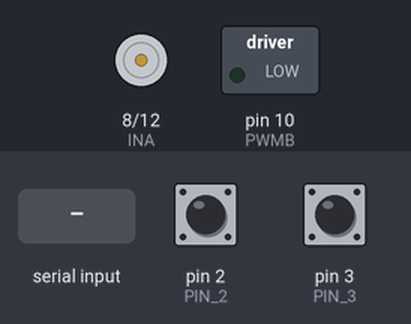
Bench run of a sketch on a simulated Arduino Uno, built with avr-gcc and run on an emulated ATmega328P. Parts: motor-driver pin pairs drawn as motors (green arrow = first pin HIGH = forward, orange = second pin HIGH = backward, longer = more drive, scaled by the enable pin), switched loads named in the sketch (green lamp = pin HIGH). The test bench sets the inputs (shaded band); at power-on: pin 2 (PIN_2) HIGH, pin 3 (PIN_3) HIGH. What the sketch prints to the serial monitor is not drawn.

Above: at 1.2 s.
1.3 s: "f" received over Serial
At 1.6 s:
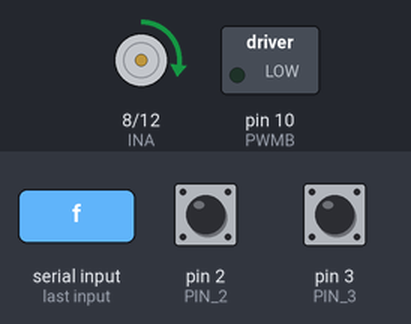
2.8 s: "b" received over Serial
At 3.9 s:
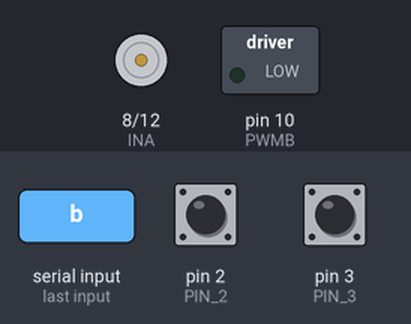
Timing chart, 0 to 5.8 s (numbered marks = the images above; inputs shaded):
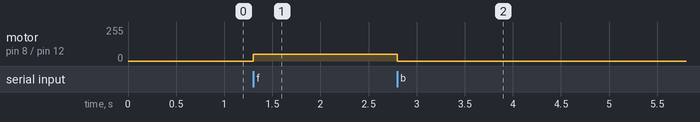

Measured:
- after the input at 1.3 s, motor on pin 8 (INA) / pin 12 (INB): stopped → forward 50/255 at once
- after the input at 2.8 s, motor on pin 8 (INA) / pin 12 (INB): forward 50/255 → stopped at once

The sketch:

encoder_v2.ino
```cpp
/* This Project is easy PID control with encoder,
 * it apply in the motor controller and caclulator the RPM.
 *
 *
 * The encoder signal is A leader to B 90 angle , so that like as picture is CW.
 *				__	  __
 *         A __|  |__|	|__
 *             	  __    __
 *		   B   __|  |__|  |__
 *
 *
 * JackABK
 * Github: https://github.com/JackABK
 * E-mail: gn771018@hotmail.com
 *
 */


/*define the pin set*/
const int interruptNumber_0  = 0; /*interrupt 0 on the number pin2*/
const int interruptNumber_1 =  1; /*interrupt 1 on the number pin3*/
const int PIN_2 = 2 ; /*encoder_left phase A  signal , will trigger interrupt 0*/
const int PIN_4 = 4 ; /*encoder_left phase B  signal*/
const int PIN_3 = 3 ; /*encoder_right phase A signal , will trigger interrupt 1*/
const int PIN_5 = 5 ; /*encoder_right phase A signal*/
/*pwm regulate of two motor */
int SpeedValue_right;
int SpeedValue_left;

#define INA  8 /*motor A reversing control pin*/
#define PWMA  11 //motor A speed control pin*/
#define INB  12 //motor B reversing control pin
#define PWMB  10 //motor B speed control pin
#define SpeedValue 50

/*encoder1's rmp1 setting*/
int rpm1 = 0;
int rpm1_HIGH = 0;
int rpm1_LOW = 0;
int count1 = 0 ;
/*encoder2's rmp2* setting*/
int rpm2 = 0;
int rpm2_HIGH = 0;
int rpm2_LOW = 0;
int count2 = 0 ;

unsigned long time = 0;
unsigned long old_time = 0;
unsigned long time_delay = 0;
byte CHECK_CW_OR_CCW; /*use for check the motor is CW or CCW*/
byte flag;
/*Global var setting*/
char val;
char acpt_cmd_temp[2]; /* parse the command from uart*/
char acpt_cmd ;
void setup()
{
	/*MotorA and MotorB*/
	pinMode(INA,OUTPUT);
	pinMode(INB,OUTPUT);
	pinMode(PWMA,OUTPUT);
	pinMode(PWMB,OUTPUT);
	/*encoder_left and encoder_right */
	pinMode(PIN_2,INPUT);
	pinMode(PIN_4,INPUT);
	pinMode(PIN_3,INPUT);
	pinMode(PIN_5,INPUT);

	attachInterrupt(0 , Code1 , FALLING);
	attachInterrupt(1 , Code2 , FALLING);
	Serial.begin(9600);
}

void loop()
{
		if(Serial.available()> 0){
				acpt_cmd = Serial.read();
				PerformCommand();
		}


		time = millis();
		/*caclulator the encoder counter by 20msec once */
		if(abs(time - old_time) >= 1000) /*if the time over the 20 msec*/
		{
				detachInterrupt(interruptNumber_0); /*close external interrupt 0*/
				detachInterrupt(interruptNumber_1); /*close external interrupt 1*/
				old_time= millis();  /*record the time of every testing speed*/
				/*use the count total by 20msec to caclulator RPM */
				/*the encoder spec is  600 pulse/1 rev */
				rpm1 =(float)count1*60/600;
				rpm2 =(float)count2*60/600;
				/*divide the rpm to HIGH part and LOW part.*/
				rpm1_HIGH=rpm1/256;
				rpm1_LOW=rpm1%256;
				rpm2_HIGH=rpm2/256;
				rpm2_LOW=rpm2%256;


				/*calculator the calibration of right motor based on left motor */
				SpeedValue_right = (float)SpeedValue_right + (rpm1 - rpm2)*0.4;
				/*print the message to stdout*/
				Serial.println("----motor left----");
				Serial.println(rpm1);
				Serial.println(rpm1_HIGH);
				Serial.println(rpm1_LOW);
				Serial.println(count1);
				Serial.println("----motor right----");
				Serial.println(rpm2);
				Serial.println(rpm2_HIGH);
				Serial.println(rpm2_LOW);
				Serial.println(count2);
				/*restart motor calibration and re-count encoder count*/
				if(flag == 'f') go_forward();
				else if(flag == 'b') go_reverse();
				count1 = 0;
				count2 = 0;
				/*restart enable the external interrupt*/
				attachInterrupt(interruptNumber_0, Code1,FALLING);
				attachInterrupt(interruptNumber_1, Code2,FALLING);
		}
}

/*determine the command from Serail port*/
void PerformCommand()
{
		if(acpt_cmd == 'f'){
				SpeedValue_right=SpeedValue_left;
				go_forward();
				flag = 'f'; /*means forward*/
				count1=0;
				count2=0;
				old_time = millis();
		}
		else if(acpt_cmd == 's'){
				stop_motion();
				flag = 's';
		}
		else if(acpt_cmd == 'b'){
				go_reverse();
				flag = 'b'; /*means reverse*/
				count1=0;
				count2=0;
				old_time = millis();
		}
		else if(acpt_cmd == 'l'){
				go_left();
		}
		else if(acpt_cmd == 'r'){
				go_right();
		}
		else{
				/*do not anything*/
		}
}
void go_forward()
{
		digitalWrite(INA,HIGH);
		//digitalWrite(INB,HIGH);
		analogWrite(PWMA,SpeedValue);
		//analogWrite(PWMB,SpeedValue);
}
void go_reverse()
{
		digitalWrite(INA,LOW);
		//digitalWrite(INB,LOW);
		analogWrite(PWMA,SpeedValue);
		//analogWrite(PWMB,SpeedValue);

}
void go_left()
{
		digitalWrite(INA,LOW);
		//digitalWrite(INB,HIGH);
		analogWrite(PWMA,SpeedValue);
		//analogWrite(PWMB,SpeedValue);
}
void go_right()
{
		digitalWrite(INA,HIGH);
		//digitalWrite(INB,LOW);
		analogWrite(PWMA,SpeedValue);
		//analogWrite(PWMB,SpeedValue);
}
void go_forward_L()
{

}
void go_forward_R()
{

}
void go_reverse_L()
{

}
void go_reverse_R()
{

}
void stop_motion()
{
		digitalWrite(INA,LOW);
		//digitalWrite(INB,LOW);
		digitalWrite(PWMA,LOW);
		//digitalWrite(PWMB,LOW);
}
/*************End Action Code*******************/
void Code1()
{
		/*because our encoder is A leading B 90 angle*/
		if(digitalRead(PIN3)==HIGH)
		{
				CHECK_CW_OR_CCW=0x7F;/* flag is 127 , means of CW*/
		}
		else
		{
				CHECK_CW_OR_CCW=0xFF; /* flag is 255 , means of CCW*/
		}
		//if((millis()-time_delay) > 5)
				count1 += 1;
		time_delay=millis();
}
void Code2()
{
		/*because our encoder is A leading B 90 angle*/
		if(digitalRead(PIN3)==HIGH)
		{
				CHECK_CW_OR_CCW=0x7F;/* flag is 127 , means of CW*/
		}
		else
		{
				CHECK_CW_OR_CCW=0xFF; /* flag is 255 , means of CCW*/
		}
		//if((millis()-time_delay) > 5)
				count1 += 1;
		time_delay=millis();
}
```
